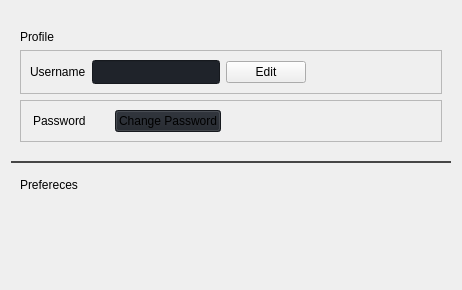
                    <widget class="QWidget" name="scrollAreaWidgetContents_2">
                     <property name="geometry">
                      <rect>
                       <x>0</x>
                       <y>0</y>
                       <width>462</width>
                       <height>290</height>
                      </rect>
                     </property>
                     <property name="styleSheet">
                      <string notr="true"/>
                     </property>
                     <layout class="QVBoxLayout" name="verticalLayout_16">
                      <item alignment="Qt::AlignTop">
                       <widget class="QFrame" name="ProfileArea">
                        <property name="styleSheet">
                         <string notr="true">#ProfileArea{
border-bottom:2px solid rgb(70, 70, 70);
border-radius:0;
padding:10px 0px;
}
</string>
                        </property>
                        <layout class="QVBoxLayout" name="verticalLayout_17">
                         <item alignment="Qt::AlignTop">
                          <widget class="QLabel" name="title">
                           <property name="styleSheet">
                            <string notr="true"/>
                           </property>
                           <property name="text">
                            <string>Profile</string>
                           </property>
                          </widget>
                         </item>
                         <item>
                          <widget class="QFrame" name="nameFrame">
                           <property name="sizePolicy">
                            <sizepolicy hsizetype="Minimum" vsizetype="Preferred">
                             <horstretch>0</horstretch>
                             <verstretch>0</verstretch>
                            </sizepolicy>
                           </property>
                           <property name="frameShape">
                            <enum>QFrame::StyledPanel</enum>
                           </property>
                           <property name="frameShadow">
                            <enum>QFrame::Raised</enum>
                           </property>
                           <layout class="QHBoxLayout" name="horizontalLayout_12">
                            <item>
                             <widget class="QLabel" name="nameLabel">
                              <property name="sizePolicy">
                               <sizepolicy hsizetype="Maximum" vsizetype="Preferred">
                                <horstretch>0</horstretch>
                                <verstretch>0</verstretch>
                               </sizepolicy>
                              </property>
                              <property name="text">
                               <string>Username</string>
                              </property>
                             </widget>
                            </item>
                            <item>
                             <widget class="QLineEdit" name="nameText">
                              <property name="sizePolicy">
                               <sizepolicy hsizetype="Maximum" vsizetype="Maximum">
                                <horstretch>0</horstretch>
                                <verstretch>0</verstretch>
                               </sizepolicy>
                              </property>
                              <property name="styleSheet">
                               <string notr="true">background-color:#1f232a;
padding:3px 10px;</string>
                              </property>
                              <property name="readOnly">
                               <bool>true</bool>
                              </property>
                             </widget>
                            </item>
                            <item>
                             <widget class="QPushButton" name="editName">
                              <property name="sizePolicy">
                               <sizepolicy hsizetype="Maximum" vsizetype="Fixed">
                                <horstretch>0</horstretch>
                                <verstretch>0</verstretch>
                               </sizepolicy>
                              </property>
                              <property name="cursor">
                               <cursorShape>PointingHandCursor</cursorShape>
                              </property>
                              <property name="styleSheet">
                               <string notr="true"/>
                              </property>
                              <property name="text">
                               <string>Edit</string>
                              </property>
                              <property name="icon">
                               <iconset resource="resources.qrc">
                                <normaloff>:/feather/edit.svg</normaloff>:/feather/edit.svg</iconset>
                              </property>
                             </widget>
                            </item>
                            <item>
                             <spacer name="horizontalSpacer_2">
                              <property name="orientation">
                               <enum>Qt::Horizontal</enum>
                              </property>
                              <property name="sizeHint" stdset="0">
                               <size>
                                <width>40</width>
                                <height>20</height>
                               </size>
                              </property>
                             </spacer>
                            </item>
                           </layout>
                          </widget>
                         </item>
                         <item>
                          <widget class="QFrame" name="passwordFrame">
                           <property name="cursor">
                            <cursorShape>PointingHandCursor</cursorShape>
                           </property>
                           <property name="styleSheet">
                            <string notr="true"/>
                           </property>
                           <property name="frameShape">
                            <enum>QFrame::StyledPanel</enum>
                           </property>
                           <property name="frameShadow">
                            <enum>QFrame::Raised</enum>
                           </property>
                           <layout class="QHBoxLayout" name="horizontalLayout_11">
                            <property name="rightMargin">
                             <number>9</number>
                            </property>
                            <item>
                             <widget class="QLabel" name="label">
                              <property name="sizePolicy">
                               <sizepolicy hsizetype="Maximum" vsizetype="Fixed">
                                <horstretch>0</horstretch>
                                <verstretch>0</verstretch>
                               </sizepolicy>
                              </property>
                              <property name="styleSheet">
                               <string notr="true">margin-right:20px;</string>
                              </property>
                              <property name="text">
                               <string>Password</string>
                              </property>
                             </widget>
                            </item>
                            <item>
                             <widget class="QPushButton" name="pushButton">
                              <property name="sizePolicy">
                               <sizepolicy hsizetype="Maximum" vsizetype="Fixed">
                                <horstretch>0</horstretch>
                                <verstretch>0</verstretch>
                               </sizepolicy>
                              </property>
                              <property name="styleSheet">
                               <string notr="true">QPushButton{
background-color: #1f232a;
}
QPushButton:hover{
	background-color:white;
	color:black;
}</string>
                              </property>
                              <property name="text">
                               <string>Change Password</string>
                              </property>
                             </widget>
                            </item>
                            <item>
                             <spacer name="horizontalSpacer">
                              <property name="orientation">
                               <enum>Qt::Horizontal</enum>
                              </property>
                              <property name="sizeHint" stdset="0">
                               <size>
                                <width>40</width>
                                <height>20</height>
                               </size>
                              </property>
                             </spacer>
                            </item>
                           </layout>
                          </widget>
                         </item>
                        </layout>
                       </widget>
                      </item>
                      <item>
                       <widget class="QWidget" name="widget_2" native="true">
                        <layout class="QVBoxLayout" name="verticalLayout_18">
                         <item alignment="Qt::AlignTop">
                          <widget class="QLabel" name="title_2">
                           <property name="sizePolicy">
                            <sizepolicy hsizetype="Preferred" vsizetype="Preferred">
                             <horstretch>0</horstretch>
                             <verstretch>0</verstretch>
                            </sizepolicy>
                           </property>
                           <property name="text">
                            <string>Prefereces</string>
                           </property>
                          </widget>
                         </item>
                        </layout>
                       </widget>
                      </item>
                     </layout>
                    </widget>
